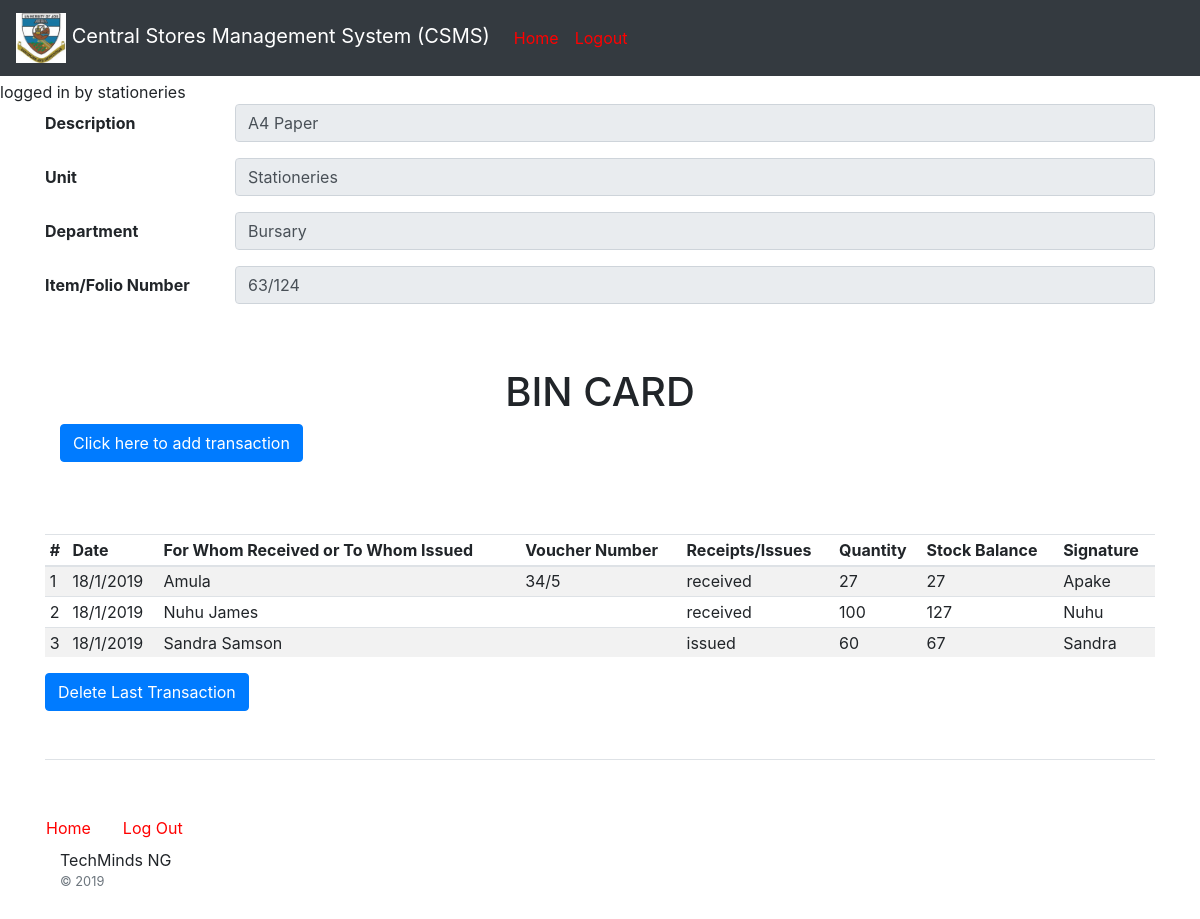
The page /bincard.php?inv_name=stationeries&id=1 (signed in) on the database its author committed.
### tables this page shows
CREATE TABLE `stationeries` (
  `id` int(6) NOT NULL,
  `description` varchar(30) NOT NULL,
  `folio_number` varchar(30) NOT NULL,
  `amount` float NOT NULL
);

CREATE TABLE `tbla4paper` (
  `id` int(6) UNSIGNED NOT NULL,
  `date` varchar(20) NOT NULL,
  `whom` varchar(30) NOT NULL,
  `voucher` varchar(30) DEFAULT NULL,
  `issuedreceived` varchar(30) NOT NULL,
  `quantity` int(6) NOT NULL,
  `stock_balance` varchar(8) NOT NULL,
  `signature` varchar(30) NOT NULL
);

### bincard.php (the view, shortened to what this page needs)
<?php
  include("config/connection.php");
  echo "logged in by ".$_SESSION['central'];
?>
<?php
  $unit = $_GET['inv_name'];
  $id = $_GET['id'];
  $query = "SELECT * FROM `".$unit."` WHERE id=".$id;
  $item = $dbc->query($query) or die($dbc->error.__LINE__);
  $row = $item->fetch_assoc();
  $desc = $row['description'];
  $folio = $row['folio_number'];
  $tblname = "tbl".strtolower(preg_replace('/[^a-zA-Z0-9]/', '', $desc));
  $sql = "SELECT * FROM `".$tblname."`";
  $transaction = $dbc->query($sql) or die($dbc->error.__LINE__);
  $count_rows = 0;
  $hold_rows = array(array([10000]),array([8]));
  while($row = $transaction->fetch_assoc()){
    $count_rows = $count_rows + 1;
    $hold_rows[$count_rows-1][0] = $row['id'];
    $hold_rows[$count_rows-1][1] = $row['date'];
    $hold_rows[$count_rows-1][2] = $row['whom'];
    $hold_rows[$count_rows-1][3] = $row['voucher'];
    $hold_rows[$count_rows-1][4] = $row['issuedreceived'];
    $hold_rows[$count_rows-1][5] = $row['quantity'];
    $hold_rows[$count_rows-1][6] = $row['stock_balance'];
    $hold_rows[$count_rows-1][7] = $row['signature'];
  }
?>
<!DOCTYPE html>
<html lang="en">
  <?php include("headers/head.php") ?>
  <body>
    <?php include("headers/nav.php");?>
    <main role="main" class="container">
      <div class="form-group row">
        <label for="description" class="col-sm-2 col-form-label"><b>Description</b></label>
        <div class="col-sm-10">
          <input type="text" id="description" name="description" class="form-control" value="<?php echo ucwords(strtolower($desc)); ?>" disabled="true">
        </div>
      </div>
      <div class="form-group row">
        <label for="unit" class="col-sm-2 col-form-label"><b>Unit</b></label>
        <div class="col-sm-10">
          <input type="text" id="unit" name="unit" class="form-control" value="<?php echo ucwords(strtolower($unit)); ?>" disabled="true">
        </div>
      </div>
      <div class="form-group row">
        <label for="department" class="col-sm-2 col-form-label"><b>Department</b></label>
        <div class="col-sm-10">
          <input type="text" id="department" name="department" class="form-control" value="Bursary" disabled="true">
        </div>
      </div>
      <div class="form-group row">
        <label for="folionumber" class="col-sm-2 col-form-label"><b>Item/Folio Number</b></label>
        <div class="col-sm-10">
          <input type="text" id="folionumber" name="folionumber" class="form-control" value="<?php echo $folio; ?>" disabled="true">
        </div>
      </div>
      <h1 style="text-align: center;"><br>BIN CARD<br></h1>
      <div id="btnAddBlock" class="col-sm-10">
          <button id="btnAdd" name="btnAdd" class="btn btn-primary">Click here to add transaction</button>
      </div><br>
      <br><br>
      <div class="table-responsive">
        <table class="table table-striped table-sm">
          <thead>
            <tr>
              <th>#</th>
              <th>Date</th>
              <th>For Whom Received or To Whom Issued</th>
              <th>Voucher Number</th>
              <th>Receipts/Issues</th>
              <th>Quantity</th>
              <th>Stock Balance</th>
              <th>Signature</th>
            </tr>
          </thead>
          <tbody>
            <?php $c=0;?>
            <?php while($c < $count_rows): ?>
                <tr>
                  <td><?php echo $c+1; ?></td>
                  <td><?php echo $hold_rows[$c][1]; ?></td>
                  <td><?php echo $hold_rows[$c][2]; ?></td>
                  <td><?php echo $hold_rows[$c][3]; ?></td>
                  <td><?php echo $hold_rows[$c][4]; ?></td>
                  <td><?php echo $hold_rows[$c][5]; ?></td>
                  <td><?php echo $hold_rows[$c][6]; ?></td>
                  <td><?php echo $hold_rows[$c][7]; ?></td>
                </tr>
                <?php $c = $c + 1; ?>
            <?php endwhile;?>
          </tbody>
        </table>
      </div>
      <form id="deleteLastTransaction"  method="POST" action="">
          <div class="form-group row">
            <div class="col-sm-10">
              <button type="submit" name="deletetransaction" class="btn btn-primary">Delete Last Transaction</button>
          </div>
        </div>
      </form>
    <?php include("headers/footer.php")?>
    </main>
  </body>
</html>

### css/style.css (style rules this page uses)
body { padding-top: 5rem; }

### rows shown on the page
stationeries: description "A4 Paper", folionumber "63/124"
tbla4paper: date "18/1/2019", whom "Amula", voucher "34/5", issuedreceived "received", quantity "27", stock_balance "27", signature "Apake"
tbla4paper: date "18/1/2019", whom "Nuhu James", issuedreceived "received", quantity "100", stock_balance "127", signature "Nuhu"
tbla4paper: date "18/1/2019", whom "Sandra Samson", issuedreceived "issued", quantity "60", stock_balance "67", signature "Sandra"

### other values the page prints
$_SESSION['central'] "stationeries"
